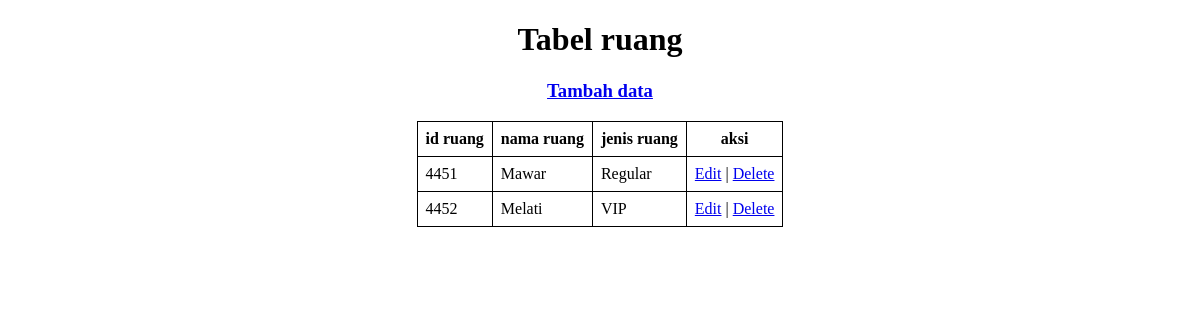
Page /CRUD/viewruang.php on the committed database.
### tables this page shows
CREATE TABLE `ruang` (
  `id_ruang` int(11) NOT NULL,
  `nama_ruang` varchar(50) NOT NULL,
  `jenis_ruang` varchar(100) NOT NULL
);

### CRUD/viewruang.php (the view, shortened to what this page needs)
<?php
    include "koneksi.php";
?>
<!DOCTYPE html>
<html lang="en">
<head>
</head>
<body>
    <h1 align="center">Tabel ruang</h1>
    <h3 align="center"><a href="ruang.php">Tambah data</a></h3>
    <table border="1">
        <tr>
            <th>id ruang</th>
            <th>nama ruang</th>
            <th>jenis ruang</th>
            <th>aksi</th>
        </tr>
        <?php
            $s = "select * from ruang";
            $q = mysqli_query($conn, $s);
            while($row=mysqli_fetch_array($q)){
                echo "<tr>";
                echo "<td>$row[id_ruang]</td>";
                echo "<td>$row[nama_ruang]</td>";
                echo "<td>$row[jenis_ruang]</td>";
                echo "<td><a href='updateruang.php?id=$row[id_ruang]'>Edit</a> | <a href='deleteruang.php?id=$row[id_ruang]'>Delete</a></td>";
                echo "</tr>";
            }
        ?>
</body>
</html>

### CRUD/viewruang.php (style rules this page uses)
table { border-collapse: collapse; border: 1px solid #000; margin-left: auto; margin-right: auto; }
td, th { border: 1px solid #000; padding: 8px; }
tr { border-bottom: 1px solid #000; }
a { text-align: center; }

### rows in the picture
ruang: id_ruang "4451", nama_ruang "Mawar", jenis_ruang "Regular"
ruang: id_ruang "4452", nama_ruang "Melati", jenis_ruang "VIP"
